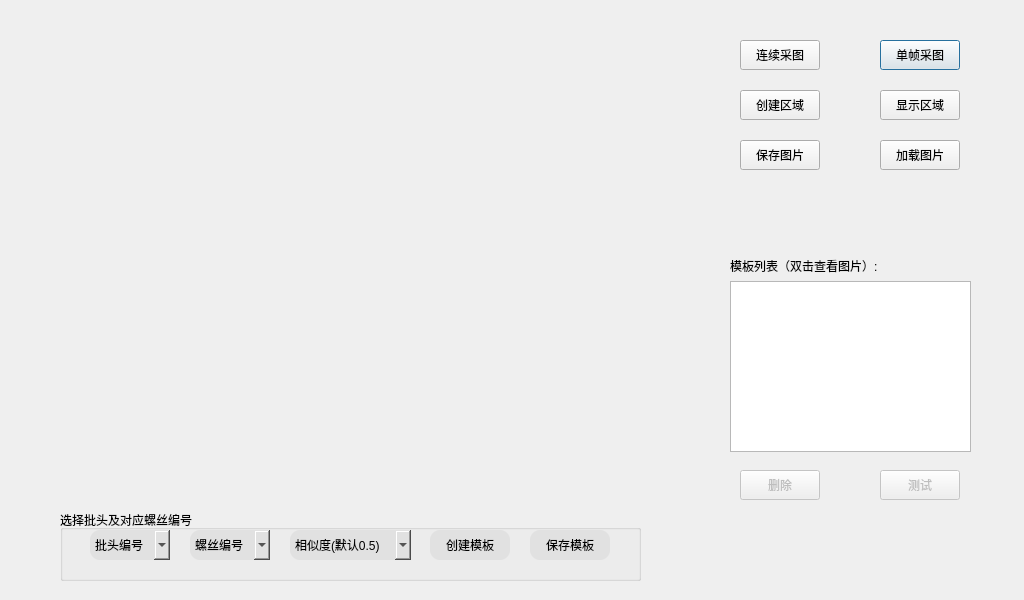
<?xml version="1.0" encoding="UTF-8"?>
<ui version="4.0">
 <class>DialogShapeModel</class>
 <widget class="QDialog" name="DialogShapeModel">
  <property name="geometry">
   <rect>
    <x>0</x>
    <y>0</y>
    <width>1024</width>
    <height>600</height>
   </rect>
  </property>
  <property name="font">
   <font>
    <pointsize>9</pointsize>
   </font>
  </property>
  <property name="windowTitle">
   <string>Dialog</string>
  </property>
  <widget class="QWidget" name="widget" native="true">
   <property name="geometry">
    <rect>
     <x>20</x>
     <y>10</y>
     <width>640</width>
     <height>480</height>
    </rect>
   </property>
  </widget>
  <widget class="QPushButton" name="pushButtonSnapOne">
   <property name="geometry">
    <rect>
     <x>880</x>
     <y>40</y>
     <width>80</width>
     <height>30</height>
    </rect>
   </property>
   <property name="text">
    <string>单帧采图</string>
   </property>
   <attribute name="buttonGroup">
    <string notr="true">ViewControl</string>
   </attribute>
  </widget>
  <widget class="QPushButton" name="pushButtonPicOne">
   <property name="geometry">
    <rect>
     <x>880</x>
     <y>140</y>
     <width>80</width>
     <height>30</height>
    </rect>
   </property>
   <property name="text">
    <string>加载图片</string>
   </property>
   <attribute name="buttonGroup">
    <string notr="true">ViewControl</string>
   </attribute>
  </widget>
  <widget class="QLabel" name="label">
   <property name="geometry">
    <rect>
     <x>730</x>
     <y>250</y>
     <width>231</width>
     <height>31</height>
    </rect>
   </property>
   <property name="text">
    <string>模板列表（双击查看图片）:</string>
   </property>
  </widget>
  <widget class="QListView" name="listView">
   <property name="enabled">
    <bool>true</bool>
   </property>
   <property name="geometry">
    <rect>
     <x>730</x>
     <y>281</y>
     <width>241</width>
     <height>171</height>
    </rect>
   </property>
  </widget>
  <widget class="QPushButton" name="pushButton_delete">
   <property name="enabled">
    <bool>false</bool>
   </property>
   <property name="geometry">
    <rect>
     <x>740</x>
     <y>470</y>
     <width>80</width>
     <height>30</height>
    </rect>
   </property>
   <property name="text">
    <string>删除</string>
   </property>
  </widget>
  <widget class="QPushButton" name="pushButton_Test">
   <property name="enabled">
    <bool>false</bool>
   </property>
   <property name="geometry">
    <rect>
     <x>880</x>
     <y>470</y>
     <width>80</width>
     <height>30</height>
    </rect>
   </property>
   <property name="text">
    <string>测试</string>
   </property>
  </widget>
  <widget class="QGroupBox" name="groupBox">
   <property name="geometry">
    <rect>
     <x>60</x>
     <y>510</y>
     <width>581</width>
     <height>71</height>
    </rect>
   </property>
   <property name="title">
    <string>选择批头及对应螺丝编号</string>
   </property>
   <widget class="QComboBox" name="combo_Type">
    <property name="geometry">
     <rect>
      <x>30</x>
      <y>20</y>
      <width>80</width>
      <height>30</height>
     </rect>
    </property>
    <property name="styleSheet">
     <string notr="true">background-color:rgb(225,225,225);
border-radius:10px;</string>
    </property>
    <item>
     <property name="text">
      <string>批头编号</string>
     </property>
    </item>
    <item>
     <property name="text">
      <string>1</string>
     </property>
    </item>
    <item>
     <property name="text">
      <string>2</string>
     </property>
    </item>
    <item>
     <property name="text">
      <string>3</string>
     </property>
    </item>
    <item>
     <property name="text">
      <string>4</string>
     </property>
    </item>
   </widget>
   <widget class="QPushButton" name="pushButton_confirm">
    <property name="geometry">
     <rect>
      <x>370</x>
      <y>20</y>
      <width>80</width>
      <height>30</height>
     </rect>
    </property>
    <property name="styleSheet">
     <string notr="true">background-color:rgb(225,225,225);
border-radius:10px;</string>
    </property>
    <property name="text">
     <string>创建模板</string>
    </property>
   </widget>
   <widget class="QComboBox" name="combo_ShangStd">
    <property name="geometry">
     <rect>
      <x>130</x>
      <y>20</y>
      <width>80</width>
      <height>30</height>
     </rect>
    </property>
    <property name="layoutDirection">
     <enum>Qt::LeftToRight</enum>
    </property>
    <property name="styleSheet">
     <string notr="true">background-color:rgb(225,225,225);
border-radius:10px;</string>
    </property>
    <item>
     <property name="text">
      <string>螺丝编号</string>
     </property>
    </item>
    <item>
     <property name="text">
      <string>螺丝1</string>
     </property>
    </item>
    <item>
     <property name="text">
      <string>螺丝2</string>
     </property>
    </item>
    <item>
     <property name="text">
      <string>螺丝3</string>
     </property>
    </item>
    <item>
     <property name="text">
      <string>螺丝4</string>
     </property>
    </item>
    <item>
     <property name="text">
      <string>螺丝5</string>
     </property>
    </item>
    <item>
     <property name="text">
      <string>螺丝6</string>
     </property>
    </item>
    <item>
     <property name="text">
      <string>螺丝7</string>
     </property>
    </item>
    <item>
     <property name="text">
      <string>螺丝8</string>
     </property>
    </item>
    <item>
     <property name="text">
      <string>螺丝9</string>
     </property>
    </item>
    <item>
     <property name="text">
      <string>螺丝10</string>
     </property>
    </item>
    <item>
     <property name="text">
      <string>螺丝11</string>
     </property>
    </item>
    <item>
     <property name="text">
      <string>螺丝12</string>
     </property>
    </item>
    <item>
     <property name="text">
      <string>螺丝13</string>
     </property>
    </item>
    <item>
     <property name="text">
      <string>螺丝14</string>
     </property>
    </item>
    <item>
     <property name="text">
      <string>螺丝15</string>
     </property>
    </item>
    <item>
     <property name="text">
      <string>螺丝16</string>
     </property>
    </item>
    <item>
     <property name="text">
      <string>螺丝17</string>
     </property>
    </item>
    <item>
     <property name="text">
      <string>螺丝18</string>
     </property>
    </item>
    <item>
     <property name="text">
      <string>螺丝19</string>
     </property>
    </item>
    <item>
     <property name="text">
      <string>螺丝20</string>
     </property>
    </item>
    <item>
     <property name="text">
      <string>螺丝21</string>
     </property>
    </item>
    <item>
     <property name="text">
      <string>螺丝22</string>
     </property>
    </item>
    <item>
     <property name="text">
      <string>螺丝23</string>
     </property>
    </item>
    <item>
     <property name="text">
      <string>螺丝24</string>
     </property>
    </item>
    <item>
     <property name="text">
      <string>螺丝25</string>
     </property>
    </item>
    <item>
     <property name="text">
      <string>螺丝26</string>
     </property>
    </item>
    <item>
     <property name="text">
      <string>螺丝27</string>
     </property>
    </item>
    <item>
     <property name="text">
      <string>螺丝28</string>
     </property>
    </item>
    <item>
     <property name="text">
      <string>螺丝29</string>
     </property>
    </item>
    <item>
     <property name="text">
      <string>螺丝30</string>
     </property>
    </item>
   </widget>
   <widget class="QPushButton" name="pushButtonCreateShapeModel">
    <property name="geometry">
     <rect>
      <x>470</x>
      <y>20</y>
      <width>80</width>
      <height>30</height>
     </rect>
    </property>
    <property name="styleSheet">
     <string notr="true">background-color:rgb(225,225,225);
border-radius:10px;</string>
    </property>
    <property name="text">
     <string>保存模板</string>
    </property>
   </widget>
   <widget class="QComboBox" name="combo_Score">
    <property name="geometry">
     <rect>
      <x>230</x>
      <y>20</y>
      <width>121</width>
      <height>30</height>
     </rect>
    </property>
    <property name="layoutDirection">
     <enum>Qt::LeftToRight</enum>
    </property>
    <property name="styleSheet">
     <string notr="true">background-color:rgb(225,225,225);
border-radius:10px;</string>
    </property>
    <item>
     <property name="text">
      <string>相似度(默认0.5)</string>
     </property>
    </item>
    <item>
     <property name="text">
      <string>0.1</string>
     </property>
    </item>
    <item>
     <property name="text">
      <string>0.2</string>
     </property>
    </item>
    <item>
     <property name="text">
      <string>0.3</string>
     </property>
    </item>
    <item>
     <property name="text">
      <string>0.4</string>
     </property>
    </item>
    <item>
     <property name="text">
      <string>0.5</string>
     </property>
    </item>
    <item>
     <property name="text">
      <string>0.6</string>
     </property>
    </item>
    <item>
     <property name="text">
      <string>0.7</string>
     </property>
    </item>
    <item>
     <property name="text">
      <string>0.8</string>
     </property>
    </item>
    <item>
     <property name="text">
      <string>0.9</string>
     </property>
    </item>
    <item>
     <property name="text">
      <string>1.0</string>
     </property>
    </item>
   </widget>
  </widget>
  <widget class="QPushButton" name="pushButtonSaveOne">
   <property name="geometry">
    <rect>
     <x>740</x>
     <y>140</y>
     <width>80</width>
     <height>30</height>
    </rect>
   </property>
   <property name="text">
    <string>保存图片</string>
   </property>
   <attribute name="buttonGroup">
    <string notr="true">ViewControl</string>
   </attribute>
  </widget>
  <widget class="QPushButton" name="pushButtonPicContinue">
   <property name="geometry">
    <rect>
     <x>740</x>
     <y>40</y>
     <width>80</width>
     <height>30</height>
    </rect>
   </property>
   <property name="text">
    <string>连续采图</string>
   </property>
   <attribute name="buttonGroup">
    <string notr="true">ViewControl</string>
   </attribute>
  </widget>
  <widget class="QPushButton" name="pushButtonShowRegion">
   <property name="geometry">
    <rect>
     <x>880</x>
     <y>90</y>
     <width>80</width>
     <height>30</height>
    </rect>
   </property>
   <property name="text">
    <string>显示区域</string>
   </property>
  </widget>
  <widget class="QPushButton" name="pushButtonDetectRegion">
   <property name="geometry">
    <rect>
     <x>740</x>
     <y>90</y>
     <width>80</width>
     <height>30</height>
    </rect>
   </property>
   <property name="text">
    <string>创建区域</string>
   </property>
  </widget>
 </widget>
 <resources/>
 <connections/>
 <buttongroups>
  <buttongroup name="ViewControl"/>
 </buttongroups>
</ui>
